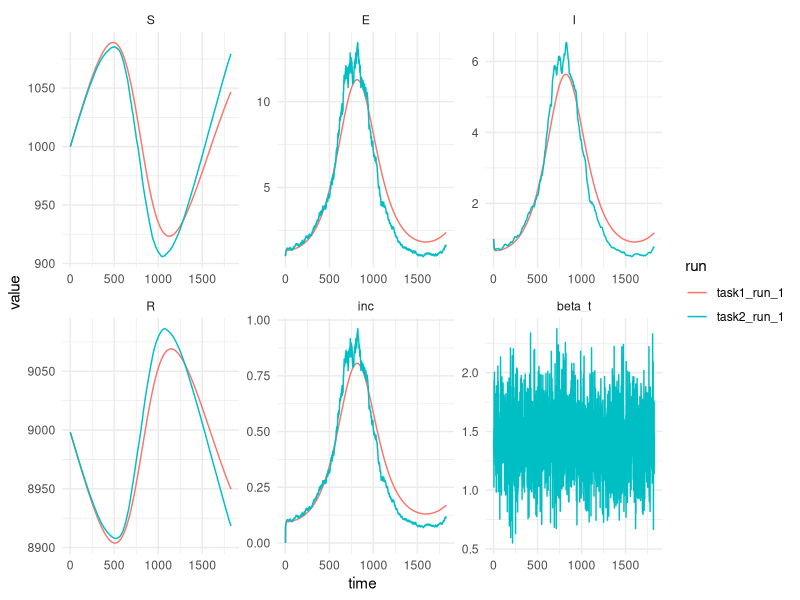
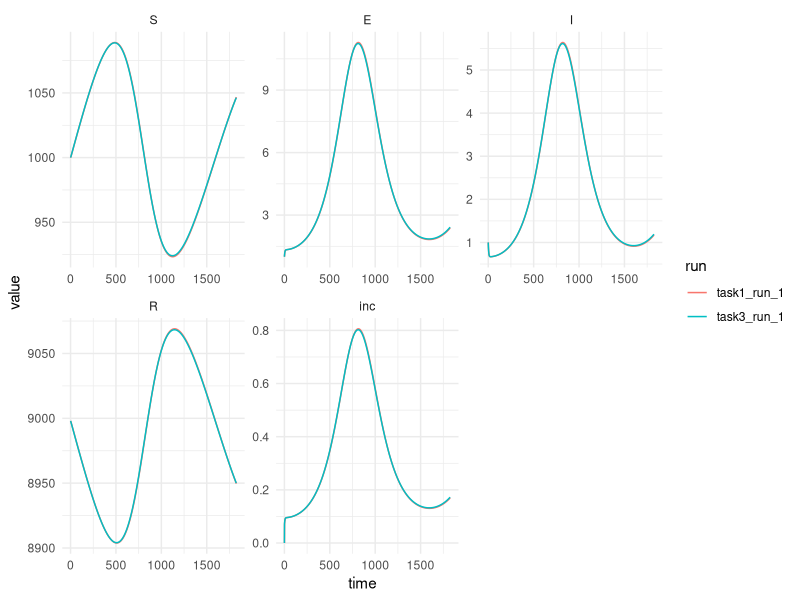
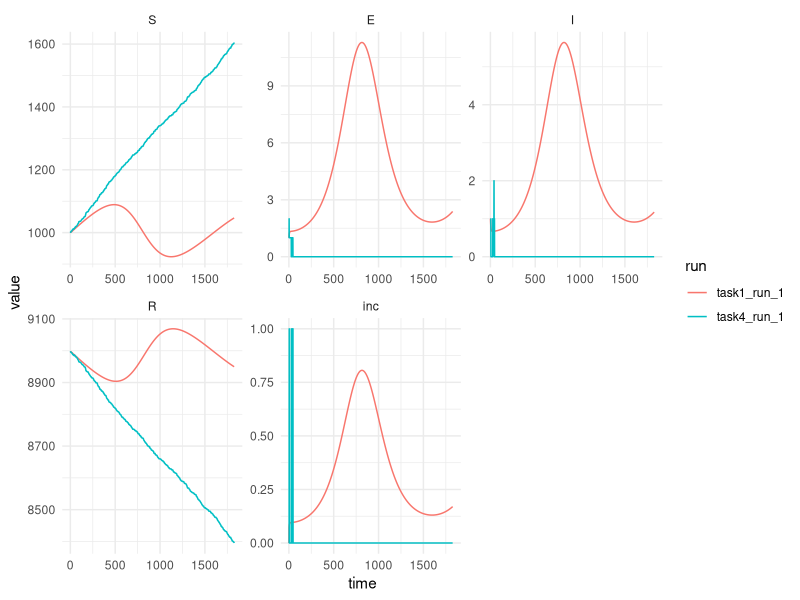
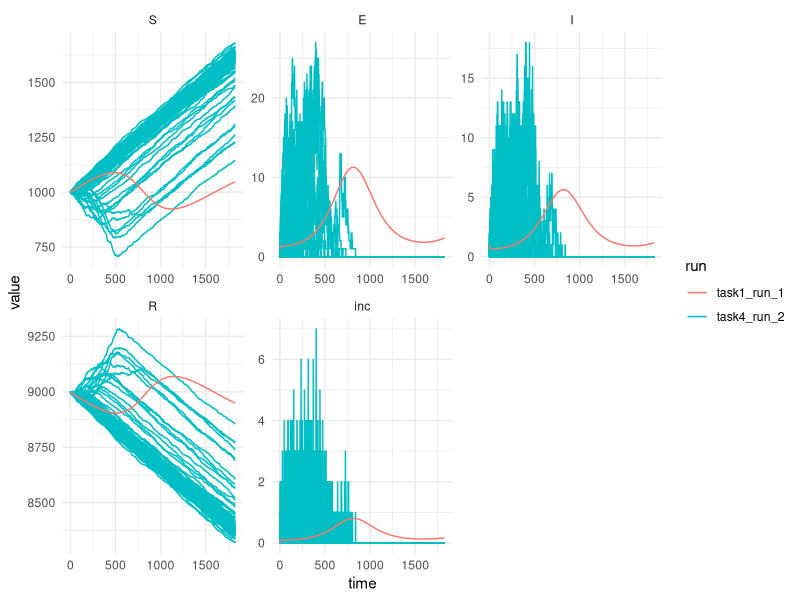

These figures' R source, in order:
require(tidyverse)
require(deSolve)

#### Task 1 ####
simulate_seir <- function(init = NULL, params = NULL, time = NULL) {
  
  
  if (is.null(params)) {
    stop("undefined 'params'")
  }
  if (is.null(init)) {
    stop("undefined 'init'")
  }
  if (is.null(time)) {
    stop("undefined 'time'")
  }

  states <- data.frame(time = seq(time+1), 
                       S = 0, 
                       E = 0, 
                       I = 0, 
                       R = 0, 
                       N = 0, 
                       inc = 0)
  
  states[1, "S"] <- init$S
  states[1, "E"] <- init$E
  states[1, "I"] <- init$I
  states[1, "R"] <- init$R
  states[1, "N"] <- sum(unlist(init))
  
  mu <- params$mu
  sigma <- params$sigma
  gamma <- params$gamma
  beta <- params$beta

  for (t in seq(time)) {
    states[t+1, "S"] <- states[t, "S"] + mu*states[t, "N"] - beta*states[t, "S"]*states[t, "I"]/states[t, "N"] - mu*states[t, "S"]
    states[t+1, "E"] <- states[t, "E"] + beta*states[t, "S"]*states[t, "I"]/states[t, "N"] - sigma*states[t, "E"] - mu*states[t, "E"]
    states[t+1, "I"] <- states[t, "I"] + sigma*states[t, "E"] - gamma*states[t, "I"] - mu*states[t, "I"]
    states[t+1, "R"] <- states[t, "R"] + gamma*states[t, "I"] - mu*states [t, "R"]
    states[t+1, "N"] <- states[t+1, "S"] + states[t+1, "E"] + states[t+1, "I"] +states[t+1, "R"] 
    states[t+1, "inc" ] <- states[t,"E"]*sigma
    }

  diff_N <- unique(round(states$N/states[1,"N"],2))
  if(diff_N != 1) stop("Your population change is unexpectedly varying!")
  
  return(states)
  
}

task1_run_1 <- simulate_seir(init = list(S = 1000, E = 1, I = 1, R = 8998),
                        params = list(sigma = 1/14, gamma = 1/7, 
                                      mu = 1/(70*365), beta = 1.43),
                        time = 365*5)

task1_run_2 <- simulate_seir(init = list(S = 8000, E = 1, I = 1, R = 1998),
                        params = list(sigma = 1/14, gamma = 1/7, 
                                      mu = 1/(70*365), beta = 1.43),
                        time = 365*5)

#### Task 2 ####
simulate_seir_sto <- function(init = NULL, params = NULL, time = NULL) {
  
  
  if (is.null(params)) {
    stop("undefined 'params'")
  }
  if (is.null(init)) {
    stop("undefined 'init'")
  }
  if (is.null(time)) {
    stop("undefined 'time'")
  }
  
  states <- data.frame(time = seq(time+1), 
                       S = 0, 
                       E = 0, 
                       I = 0, 
                       R = 0, 
                       N = 0, 
                       inc = 0,
                       beta_t = params$beta) # new line
  
  states[1, "S"] <- init$S
  states[1, "E"] <- init$E
  states[1, "I"] <- init$I
  states[1, "R"] <- init$R
  states[1, "N"] <- sum(unlist(init))
  
  mu <- params$mu
  sigma <- params$sigma
  gamma <- params$gamma
  beta <- params$beta
  
  for (t in seq(time)) {
    beta_tmp <- rnorm(1, 1.43, 0.287)*runif(1, 0.9, 1.1) # new line
    states[t+1, "S"] <- states[t, "S"] + mu*states[t, "N"] - beta_tmp*states[t, "S"]*states[t, "I"]/states[t, "N"] - mu*states[t, "S"] # modified
    states[t+1, "E"] <- states[t, "E"] + beta_tmp*states[t, "S"]*states[t, "I"]/states[t, "N"] - sigma*states[t, "E"] - mu*states[t, "E"] # modified
    states[t+1, "I"] <- states[t, "I"] + sigma*states[t, "E"] - gamma*states[t, "I"] - mu*states[t, "I"]
    states[t+1, "R"] <- states[t, "R"] + gamma*states[t, "I"] - mu*states [t, "R"]
    states[t+1, "N"] <- states[t+1, "S"] + states[t+1, "E"] + states[t+1, "I"] +states[t+1, "R"] 
    states[t+1, "inc" ] <- states[t,"E"]*sigma
    states[t+1, "beta_t" ] <- beta_tmp
  }
  
  diff_N <- unique(round(states$N/states[1,"N"],2))
  if(diff_N != 1) stop("Your population change is unexpectedly varying!")
  
  return(states)
  
}

task2_run_1 <- simulate_seir_sto(init = list(S = 1000, E = 1, I = 1, R = 8998),
                                 params = list(sigma = 1/14, gamma = 1/7, 
                                               mu = 1/(70*365), beta = 1.43),
                                 time = 365*5)

task2_run_1 %>% 
  mutate(run = "task2_run_1") %>% 
  bind_rows(task1_run_1 %>% mutate(run = "task1_run_1")) %>% 
  pivot_longer(cols = c("S", "E", "I", "R", "inc", "beta_t")) %>%
  mutate(name = factor(name, levels = c("S", "E", "I", "R", "inc", "beta_t"))) %>% 
  ggplot(., aes(x = time, y = value, group = run, color = run)) +
  geom_line() +
  facet_wrap(~name, scales = "free") +
  theme_minimal()

#### Task 3 ####
simulate_seir_con <- function(init = NULL, params = NULL, time = NULL) {
  
  if (is.null(params)) {
    stop("undefined 'params'")
  }
  if (is.null(init)) {
    stop("undefined 'init'")
  }
  if (is.null(time)) {
    stop("undefined 'time'")
  }
  
  # new line
  if (!requireNamespace("deSolve", quietly = TRUE))
    stop("Package 'deSolve' is required. Please install it.")

  # we need to save the trajectories differently for the diffential equation 
  # solver.
  y0 <- c(S = init$S, E = init$E, I = init$I, R = init$R)
  # states <- data.frame(time = seq(time+1), 
  #                      S = 0, 
  #                      E = 0, 
  #                      I = 0, 
  #                      R = 0, 
  #                      N = 0, 
  #                      inc = 0)
  # 
  # states[1, "S"] <- init$S
  # states[1, "E"] <- init$E
  # states[1, "I"] <- init$I
  # states[1, "R"] <- init$R
  # states[1, "N"] <- sum(unlist(init))
  
  mu <- params$mu
  sigma <- params$sigma
  gamma <- params$gamma
  beta <- params$beta
  
  # how compartments are linked together also need to be defined differently, 
  # as a function. Instead of going through a loop, we now need to save track 
  # time separately. The old ones are commented out so you can see the difference.
  
  times <- if (length(time) == 1L) seq(0, time, by = 1) else as.numeric(time)
  seir_ode <- function(t, y, p) {
    S <- y["S"]; E <- y["E"]; I <- y["I"]; R <- y["R"]
    N <- S + E + I + R
    dS <- mu * N - mu * S - beta * S * I / N
    dE <- beta * S * I / N - sigma * E - mu * E
    dI <- sigma * E - gamma * I - mu * I
    dR <- gamma * I - mu * R
    list(c(dS, dE, dI, dR))
  }
  
  # for (t in seq(time)) {
  #   states[t+1, "S"] <- states[t, "S"] + mu*states[t, "N"] - beta*states[t, "S"]*states[t, "I"]/states[t, "N"] - mu*states[t, "S"]
  #   states[t+1, "E"] <- states[t, "E"] + beta*states[t, "S"]*states[t, "I"]/states[t, "N"] - sigma*states[t, "E"] - mu*states[t, "E"]
  #   states[t+1, "I"] <- states[t, "I"] + sigma*states[t, "E"] - gamma*states[t, "I"] - mu*states[t, "I"]
  #   states[t+1, "R"] <- states[t, "R"] + gamma*states[t, "I"] - mu*states [t, "R"]
  #   states[t+1, "N"] <- states[t+1, "S"] + states[t+1, "E"] + states[t+1, "I"] +states[t+1, "R"] 
  #   states[t+1, "inc" ] <- states[t,"E"]*sigma
  # }
  
  # actually running the model
  out <- deSolve::ode(y = y0, times = times, func = seir_ode, parms = NULL)
  out <- as.data.frame(out)
  out$N <- out$S + out$E + out$I + out$R
  out$inc <- c(0, sigma*head(out$E, -1))
  
  diff_N <- unique(round(out$N/sum(unlist(init)),2))
  if(diff_N != 1) stop("Your population change is unexpectedly varying!") # modified
  
  return(out) # modified
  
}

task3_run_1 <- simulate_seir_con(init = list(S = 1000, E = 1, I = 1, R = 8998),
                                 params = list(sigma = 1/14, gamma = 1/7, 
                                               mu = 1/(70*365), beta = 1.43),
                                 time = 365*5)

task3_run_1 %>% 
  mutate(run = "task3_run_1") %>% 
  bind_rows(task1_run_1 %>% mutate(run = "task1_run_1")) %>% 
  pivot_longer(cols = c("S", "E", "I", "R", "inc")) %>%
  mutate(name = factor(name, levels = c("S", "E", "I", "R", "inc"))) %>% 
  ggplot(., aes(x = time, y = value, group = run, color = run)) +
  geom_line() +
  facet_wrap(~name, scales = "free") +
  theme_minimal()

#### Task 4 ####
simulate_seir_gillespie <- function(init = NULL, params = NULL, time = NULL) {
  
  
  if (is.null(params)) {
    stop("undefined 'params'")
  }
  if (is.null(init)) {
    stop("undefined 'init'")
  }
  if (is.null(time)) {
    stop("undefined 'time'")
  }
  
  states <- data.frame(time = seq(time+1), 
                       S = 0, 
                       E = 0, 
                       I = 0, 
                       R = 0, 
                       N = 0, 
                       inc = 0)
  
  states[1, "S"] <- init$S
  states[1, "E"] <- init$E
  states[1, "I"] <- init$I
  states[1, "R"] <- init$R
  states[1, "N"] <- sum(unlist(init))
  
  mu <- params$mu
  sigma <- params$sigma
  gamma <- params$gamma
  beta <- params$beta
  
  # for (t in seq(time)) {
  #   states[t+1, "S"] <- states[t, "S"] + mu*states[t, "N"] - beta*states[t, "S"]*states[t, "I"]/states[t, "N"] - mu*states[t, "S"]
  #   states[t+1, "E"] <- states[t, "E"] + beta*states[t, "S"]*states[t, "I"]/states[t, "N"] - sigma*states[t, "E"] - mu*states[t, "E"]
  #   states[t+1, "I"] <- states[t, "I"] + sigma*states[t, "E"] - gamma*states[t, "I"] - mu*states[t, "I"]
  #   states[t+1, "R"] <- states[t, "R"] + gamma*states[t, "I"] - mu*states [t, "R"]
  #   states[t+1, "N"] <- states[t+1, "S"] + states[t+1, "E"] + states[t+1, "I"] +states[t+1, "R"] 
  #   states[t+1, "inc" ] <- states[t,"E"]*sigma
  # }

  t <- 0
  S <- states[1, "S"]; E <- states[1, "E"]; I <- states[1, "I"]; R <- states[1, "R"]
  inc_bucket <- 0
  next_row <- 2
  
  while (t < time) {
    
    N <- S + E + I + R
    a_inf <- beta * S * I / N
    a_prog <- sigma * E                               
    a_rec  <- gamma * I
    a_rep  <- mu * N
    
    a0 <- a_inf + a_prog + a_rec + a_rep
    # define the time that the next event is expected to happen
    tau <- rexp(1, rate = a0)
    t <- t + tau
    
    # when no events happened, S, E, I, and R should be like the last time point
    # before.
    while (next_row <= nrow(states) && (next_row - 1) <= t) {
      states[next_row, c("S","E","I","R")] <- c(S, E, I, R)
      states[next_row, "N"]   <- N
      states[next_row, "inc"] <- inc_bucket
      inc_bucket <- 0
      next_row <- next_row + 1
    }
    
    r <- runif(1) * a0
    if (r <= a_inf) {
      # Infection S->E
      if (S > 0) { S <- S - 1; E <- E + 1 }
    } else if (r <= a_inf + a_prog) {
      # Progression E->I  (this is what we count as incidence)
      if (E > 0) { E <- E - 1; I <- I + 1; inc_bucket <- inc_bucket + 1 }
    } else if (r <= a_inf + a_prog + a_rec) {
      # Recovery I->R
      if (I > 0) { I <- I - 1; R <- R + 1 }
    } else {
      # Replacement: pick a compartment to die (∝ size), then birth to S
      if (N > 0) {
        u <- runif(1) * N
        if (u <= S) { if (S > 0) S <- S - 1
        } else if (u <= S + E) { if (E > 0) E <- E - 1
        } else if (u <= S + E + I) { if (I > 0) I <- I - 1
        } else { if (R > 0) R <- R - 1 }
        S <- S + 1  # birth into S
      }
    }
  }
  
  # If we ended early, carry forward final state and flush remaining incidence once
  while (next_row <= nrow(states)) {
    states[next_row, c("S","E","I","R")] <- c(S, E, I, R)
    states[next_row, "N"]   <- S + E + I + R
    states[next_row, "inc"] <- if (next_row == which.max(states$time)) 0 else 0
    next_row <- next_row + 1
  }
  
  
  diff_N <- unique(round(states$N/states[1,"N"],2))
  if(diff_N != 1) stop("Your population change is unexpectedly varying!")
  
  return(states)
  
}

task4_run_1 <- simulate_seir_gillespie(init = list(S = 1000, E = 1, I = 1, R = 8998),
                             params = list(sigma = 1/14, gamma = 1/7, 
                                           mu = 1/(70*365), beta = 1.43),
                             time = 365*5)

task4_run_1 %>% 
  mutate(run = "task4_run_1") %>% 
  bind_rows(task1_run_1 %>% mutate(run = "task1_run_1")) %>% 
  pivot_longer(cols = c("S", "E", "I", "R", "inc")) %>%
  mutate(name = factor(name, levels = c("S", "E", "I", "R", "inc"))) %>% 
  ggplot(., aes(x = time, y = value, group = run, color = run)) +
  geom_line() +
  facet_wrap(~name, scales = "free") +
  theme_minimal()

task4_run_2 <- list()

for(i in 1:100){
  task4_run_2[[i]] <- simulate_seir_gillespie(init = list(S = 1000, E = 1, I = 1, R = 8998),
                                                params = list(sigma = 1/14, gamma = 1/7, 
                                                              mu = 1/(70*365), beta = 1.43),
                                                time = 365*5)
  
}

task4_run_2 %>% 
  bind_rows(.id = "round") %>% 
  mutate(run = "task4_run_2") %>% 
  bind_rows(task1_run_1 %>% mutate(run = "task1_run_1")) %>% 
  pivot_longer(cols = c("S", "E", "I", "R", "inc")) %>%
  mutate(name = factor(name, levels = c("S", "E", "I", "R", "inc"))) %>% 
  ggplot(., aes(x = time, y = value, group = interaction(run, round), color = run)) +
  geom_line() +
  facet_wrap(~name, scales = "free") +
  theme_minimal()
